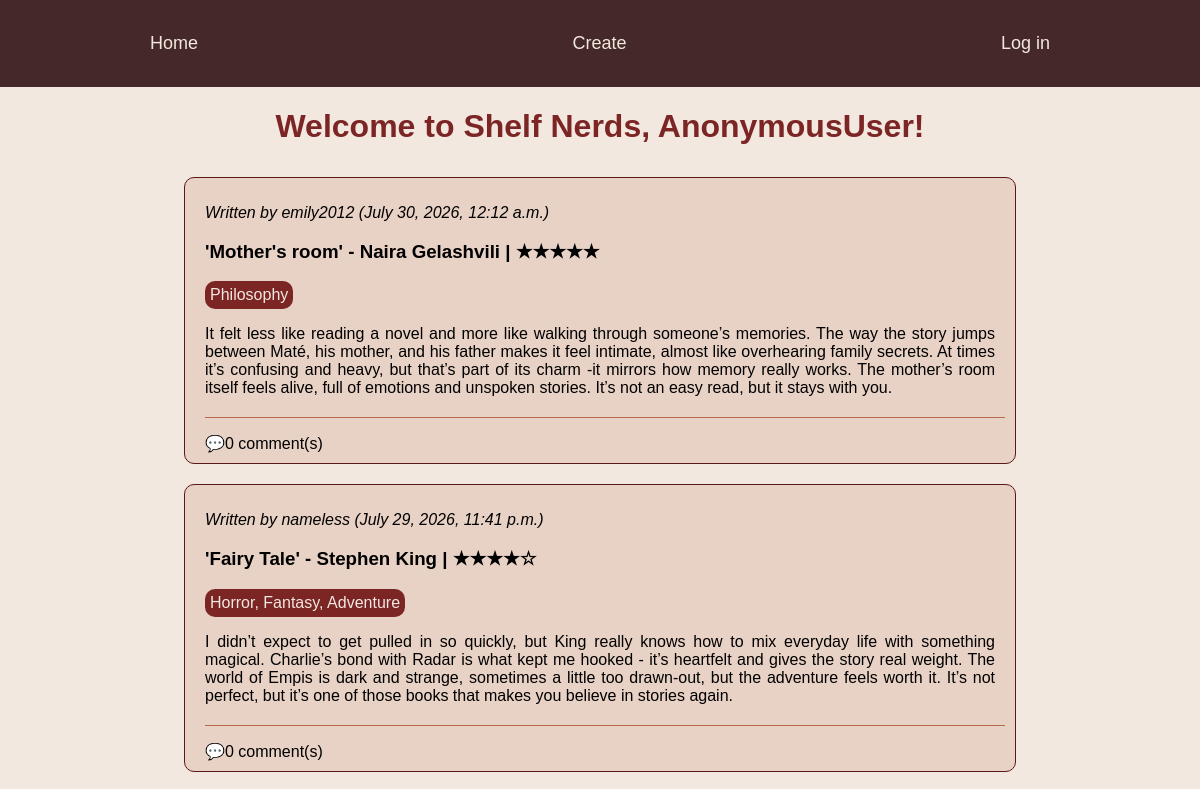
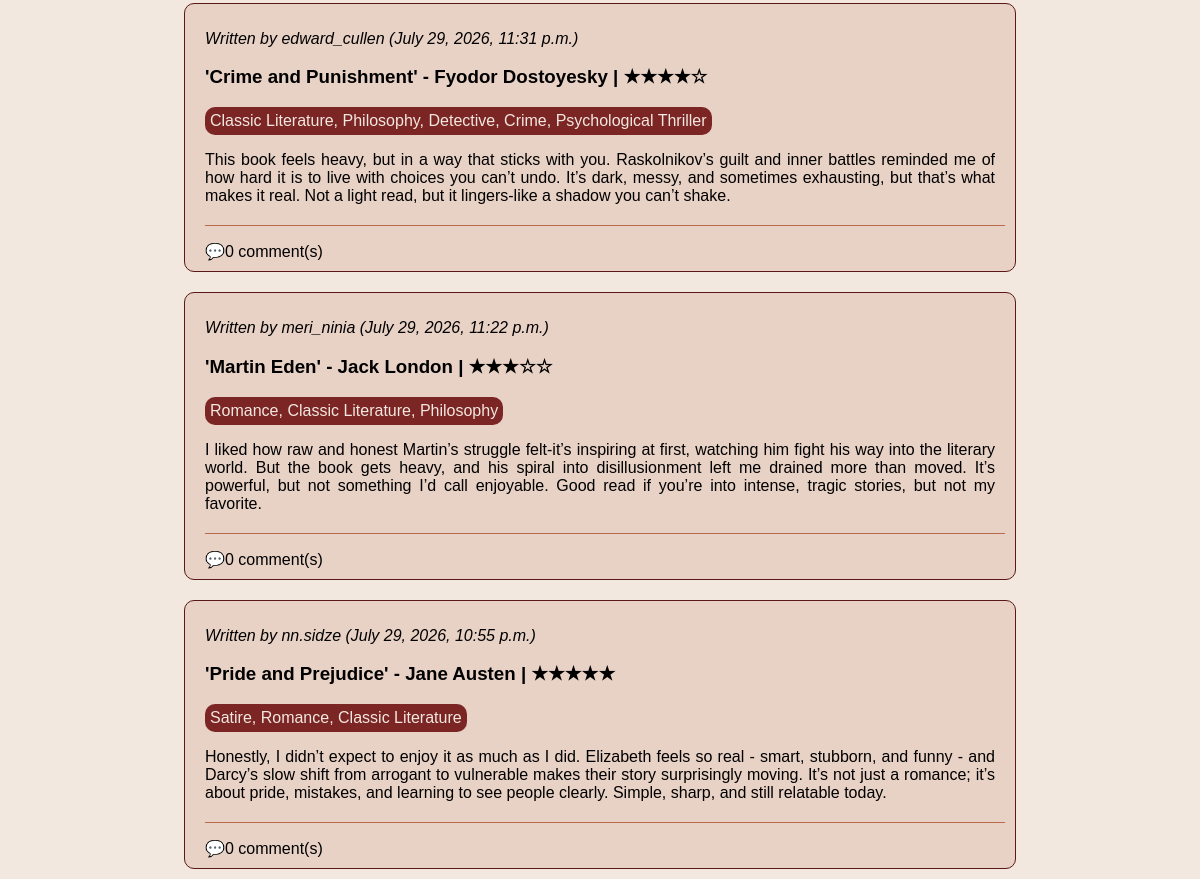
The app's page /, older data (2 pictures, top to bottom).
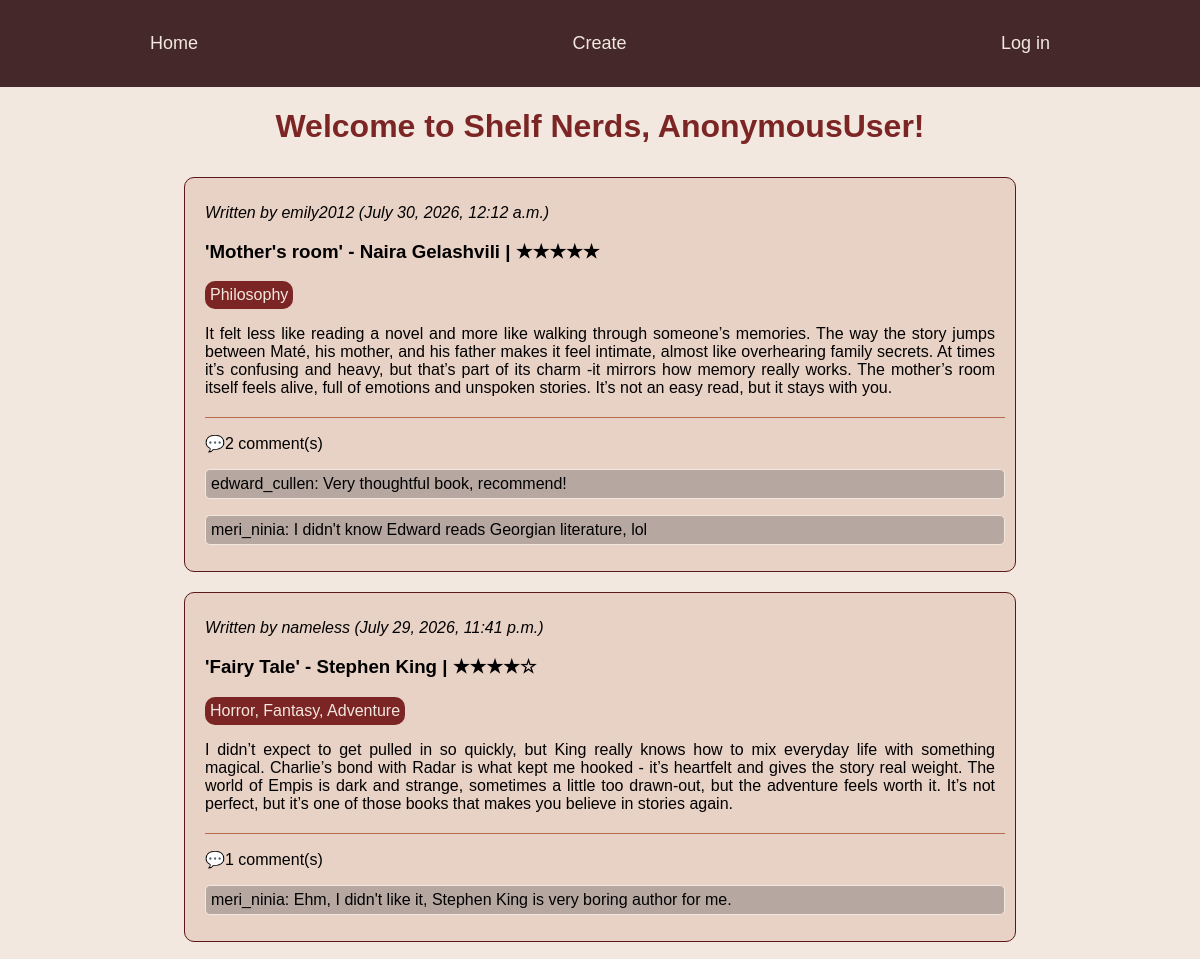
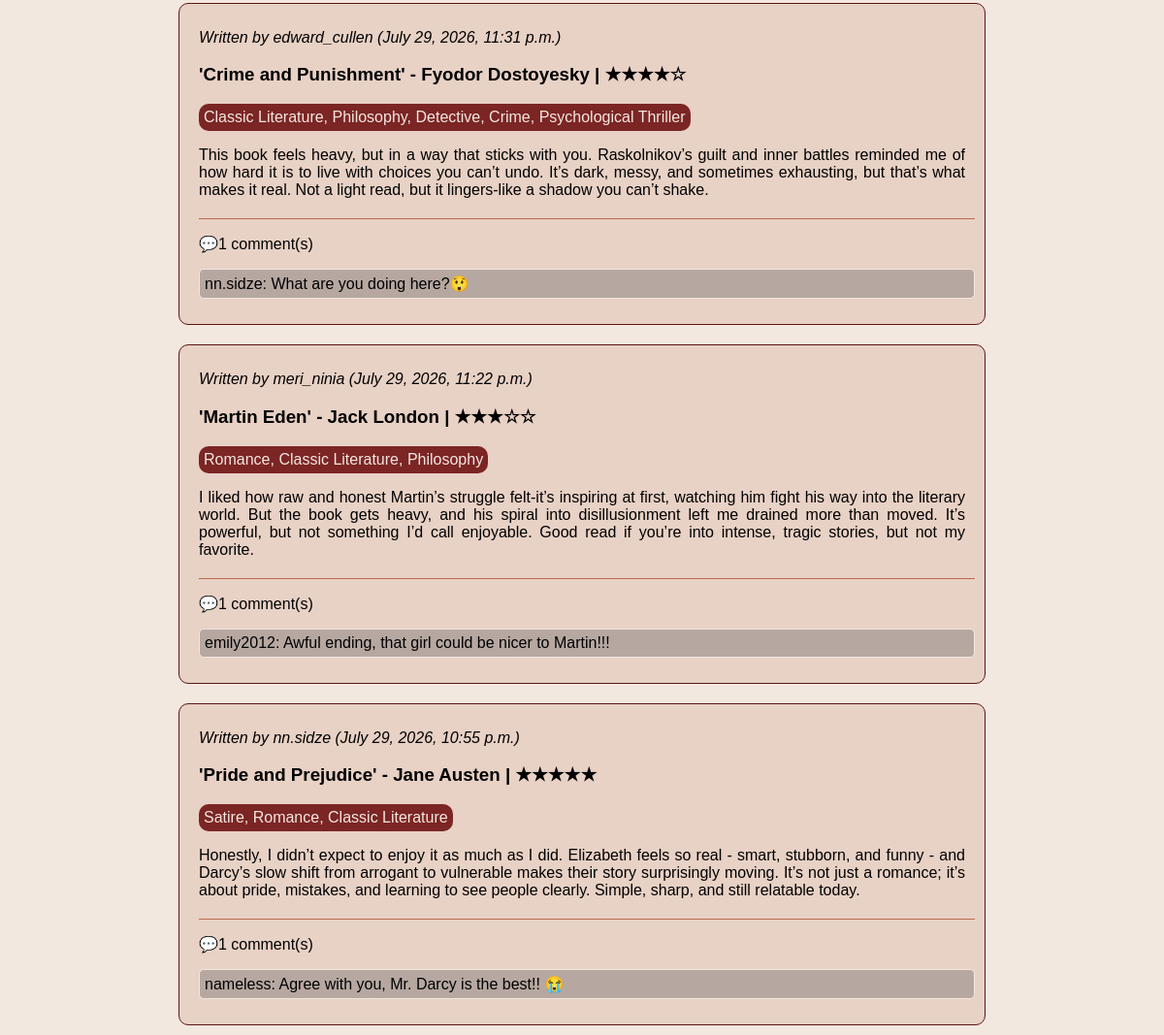
The same page, newer data (2 pictures, top to bottom).
### books/models.py (models this page shows, shortened)
class Review(models.Model):
    user = models.ForeignKey(User, on_delete = models.CASCADE)
    book = models.ForeignKey(Book, on_delete = models.CASCADE)
    rating = models.IntegerField(
        default = 5,
        validators=[MinValueValidator(1), MaxValueValidator(5)]
    )
    def stars(self):
            return "★" * self.rating + "☆" * (5 - self.rating)
    content = models.TextField()
    created_at = models.DateTimeField(auto_now_add=True)

class Book(models.Model):
    author = models.ForeignKey(Author, on_delete = models.CASCADE)
    title = models.CharField(max_length=200)
    genre = models.ManyToManyField(Genre)

class Author(models.Model):
    name = models.CharField(max_length=30)
    surname = models.CharField(max_length=30)
    def __str__(self):
        return f"{self.name} {self.surname}"

class Genre(models.Model):
    genre_name = models.CharField(max_length=30, unique = True)

class Comment(models.Model):
    user = models.ForeignKey(User, on_delete = models.CASCADE)
    review_post = models.ForeignKey(Review, related_name = "comments", on_delete = models.CASCADE)
    comment = models.TextField()

### users/models.py (models this page shows)
class User(AbstractUser):
    pass

### mysite/views.py (the view)
# urls.py: path('', home_page, name = "home"),
def home_page(request):
    posts = models.Review.objects.all().order_by('-created_at')
    return render(
        request,
        "home.html",
        {"reviews": posts}
    )

### templates/home.html (shortened to what this page needs)
{% load static %}
<!DOCTYPE html>
<html lang="en">
<head>
    <link rel="stylesheet" href="{% static 'css/style.css' %}">
</head>
<body>
    <div class = "main-container sticky-header">
            <div class = "menu-items">
                <a class="menu-item" href="{% url 'home' %}">Home</a>
                <p class="menu-item">Create</p>
                    {%if request.user.is_authenticated%}
                    <form method = "POST" action="{%url 'logout'%}">
                        {%csrf_token%}
                        <button class = "logout menu-item">Log out</button>
                    </form>
                    {%else%}
                        <a href="{%url 'login'%}" class= "menu-item">Log in</a>
                    {%endif%}
            </div>
    </div>
    <div class = "greeting">
        <h1>Welcome to Shelf Nerds, {{request.user}}!</h1>
    </div>
    <div class = "posts-container">
            {% for review in reviews%}
            <div class = "post-style">
                <p><i>Written by {{review.user.username}} ({{review.created_at}})</i></p>
                <a href="{% url 'details' review_id=review.id %}">
                    <h3>'{{review.book.title}}' - {{review.book.author}} | {{review.stars}}</h3>
                </a>
                    <div class = "genres">
                            <div class ="genre">
                                {% for genre in review.book.genre.all %}
                                {{ genre.genre_name }}{% if not forloop.last %}, {% endif %}
                            {% endfor %}
                            </div>
                    </div>
                <p class = "review-content">{{review.content}}</p>
                <span class="comments-count">💬{{review.comments.all|length}} comment(s)</span>
                <div class="comment-section">
                        {%for comment in review.comments.all%}
                        <div class="comment-details">
                            <p class="comment-items">
                            {{comment.user.username}}:
                            {{comment.comment}}
                            </p>
                        </div>
                    {%endfor%}
                </div>
            </div>
            {%endfor%}
    </div>
</body>
</head>
</html>

### static/css/style.css (style rules this page uses)
body { font-family:'Gill Sans', 'Gill Sans MT', Calibri, 'Trebuchet MS', sans-serif; background-color: rgb(243, 232, 223); margin: 0; padding:0; }
a { color:black; text-decoration: none; }
.main-container { position: sticky; top:0; z-index: 1000; margin:auto; background-color: rgb(69, 40, 41); padding: 15px 150px 15px 150px; justify-content: space-between; }
.menu-items { display: flex; align-items: center; justify-content: space-between; }
.menu-item { font-size:18px; color: rgb(243, 232, 223); }
.greeting { color:rgb(123, 37, 37); justify-content:center; display:flex; }
.posts-container { width:auto; height:fit-content; flex-wrap: wrap; display:grid; justify-content: center; }
.post-style { background-color:rgb(232, 209, 197); width:800px; height:fit-content; justify-content:left; display:flexbox; padding: 10px 10px 10px 20px ; border-radius: 10px; border: 1px solid rgb(90, 24, 24); margin: 10px 0 10px 0; }
.genre { border: 10px; width:fit-content; height:auto; background-color:rgb(123, 37, 37) ; border-radius: 10px; color:rgb(243, 232, 223); padding:5px; }
.review-content { padding: 0 10px 20px 0; text-align: justify; border-bottom: 1px solid rgb(186, 106, 76); }
.comment-items { border:1px solid rgb(243, 232, 223); border-radius:5px; padding:5px; background-color: rgba(87, 89, 91, 0.341); }

Row changes from the older to the newer data that the page shows:
computed for Review "July 30, 2026, 12:12 a.m.": comments.all|length "0" → "2"
added Comment: user.username "edward_cullen", comment "Very thoughtful book, recommend!", shown under Review "July 30, 2026, 12:12 a.m."
added Comment: user.username "meri_ninia", comment "I didn't know Edward reads Georgian literature, lol", shown under Review "July 30, 2026, 12:12 a.m."
computed for Review "July 29, 2026, 11:41 p.m.": comments.all|length "0" → "1"
added Comment: user.username "meri_ninia", comment "Ehm, I didn't like it, Stephen King is very boring author for me.", shown under Review "July 29, 2026, 11:41 p.m."
computed for Review "July 29, 2026, 11:31 p.m.": comments.all|length "0" → "1"
added Comment: user.username "nn.sidze", comment "What are you doing here?😲", shown under Review "July 29, 2026, 11:31 p.m."
computed for Review "July 29, 2026, 11:22 p.m.": comments.all|length "0" → "1"
added Comment: user.username "emily2012", comment "Awful ending, that girl could be nicer to Martin!!!", shown under Review "July 29, 2026, 11:22 p.m."
computed for Review "July 29, 2026, 10:55 p.m.": comments.all|length "0" → "1"
added Comment: user.username "nameless", comment "Agree with you, Mr. Darcy is the best!! 😭", shown under Review "July 29, 2026, 10:55 p.m."
